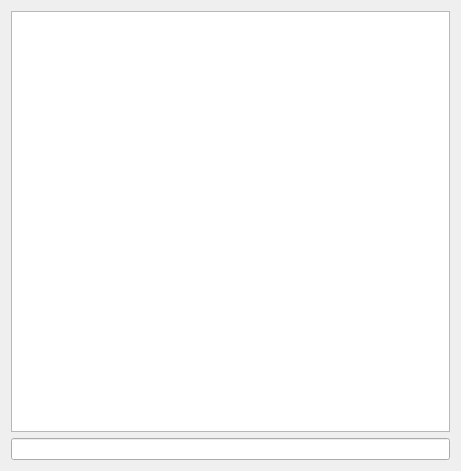
<?xml version="1.0" encoding="UTF-8"?>
<ui version="4.0">
 <class>PrivateChat</class>
 <widget class="QDialog" name="PrivateChat">
  <property name="geometry">
   <rect>
    <x>0</x>
    <y>0</y>
    <width>461</width>
    <height>471</height>
   </rect>
  </property>
  <property name="windowTitle">
   <string>Dialog</string>
  </property>
  <layout class="QVBoxLayout" name="verticalLayout">
   <item>
    <widget class="QTextBrowser" name="textBrowser"/>
   </item>
   <item>
    <widget class="QLineEdit" name="lineEdit"/>
   </item>
  </layout>
 </widget>
 <resources/>
 <connections/>
</ui>
